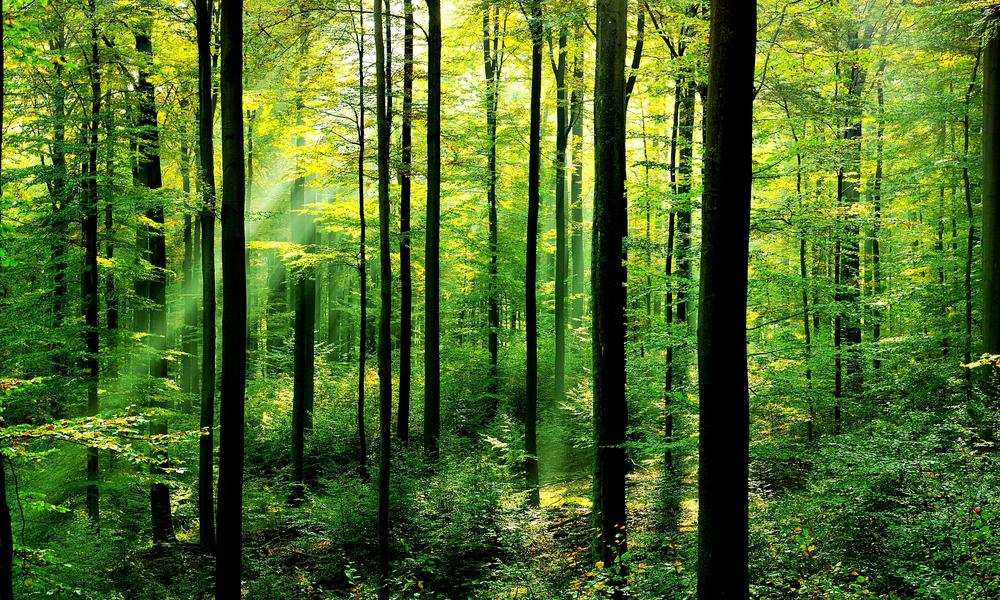
//> input picture Workshop 4/forest.jpg, 1000 x 600 px
$ ./Lab_4_-_2 forest.jpg   (built with g++ and OpenCV 4)
//> lines starting //> are read from the running program, lines starting //| are printed output that depends on the picture
/*
We, Mina Nashed, Eric Suarez, Mithilan Sivanesan declare that the attached assignment is our
own work in accordance with the Seneca Academic Policy.  We have not copied any part
of this assignment, manually or electronically, from any other source including web
sites, unless specified as references. We have not distributed our work to other students.
*/

#include <opencv2/opencv.hpp>

using namespace cv;

#define MIN_V 0
#define MAX_V 255

int main(int argc, char** argv) {

	//If no argumemts are passed
	if (argc != 2) {
		std::cout << "No argument for file name";
		return 0;
	}

	//Open imgae and save it in a Mat object
	Mat Img = imread(argv[1], -1);
//> Img is the input picture: 600 rows x 1000 cols, CV_8UC3; mean B, G, R 37.9, 107.8, 77.8
	Mat spImg = Mat::zeros(Img.size(), Img.type());//salt and pepper image
	Mat bImg = Mat::zeros(Img.size(), Img.type());//blurred image
	Mat dnImg = Mat::zeros(Img.size(), Img.type());//denoised medium filter image

	float prob, x, y;
	cv::RNG rng(0xFFFFFFFF); // Random Number Generator object with upper limit of 255


	if (Img.empty()) { //Check if picture isnt empty
		std::cout << "Couldnt open color img specified in arguments";
		return 1;
	}

	//Asking user for probability value and checking if between 0-1
	std::cout << "Please input a probabilty value of 1 or 0: ";
	std::cin >> prob;
//> the answer given: 0.5
	while (prob > 1 || prob < 0) {
		std::cout << "Incorrect Input: Please input a probabilty value of 1 or 0: ";
		std::cin >> prob;
	}

	//Apply salt and pepper noise with given probability
	for (int row = 0; row < Img.rows; row++) {
		for (int col = 0; col < Img.cols; col++) {
			x = rng.uniform(0.0f, 1.001f);//generate random number between 1 and 0
			y = rng.uniform(0.0f, 1.001f);//generate random number between 1 and 0

			if (x < prob) {//if x is less than probability add salt and pepper
				spImg.at<cv::Vec3b>(row, col)[0] = (int)(MIN_V + (y * (MAX_V - MIN_V)));
				spImg.at<cv::Vec3b>(row, col)[1] = (int)(MIN_V + (y * (MAX_V - MIN_V)));
				spImg.at<cv::Vec3b>(row, col)[2] = (int)(MIN_V + (y * (MAX_V - MIN_V)));
			}
			else {
				spImg.at<Vec3b>(row, col)[0] = Img.at<Vec3b>(row, col)[0];
				spImg.at<Vec3b>(row, col)[1] = Img.at<Vec3b>(row, col)[1];
				spImg.at<Vec3b>(row, col)[2] = Img.at<Vec3b>(row, col)[2];
			}
		}
	}
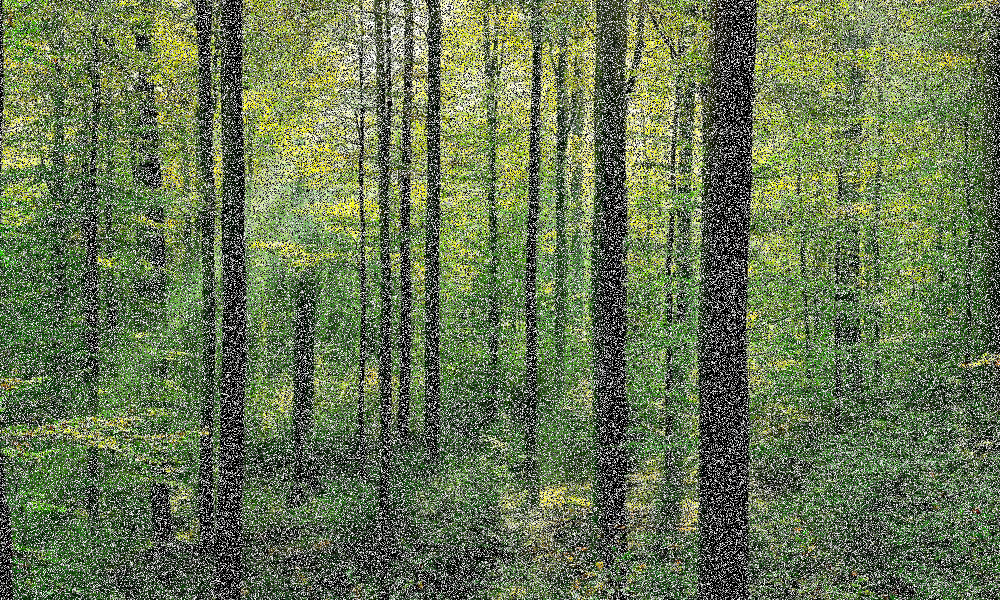
//> spImg: 600 rows x 1000 cols, CV_8UC3; mean B, G, R 82.4, 117.5, 102.4

	//Create a 3-3 grid o go over the spImg and divide the sum by 9 blurring the img
	Matx<float, 3, 3> myKernel = Matx<float, 3, 3>::all(1 / 9.0f);

	//Create blurred img by applying above created kernal to the spImg
	filter2D(spImg, bImg, CV_8U, myKernel);
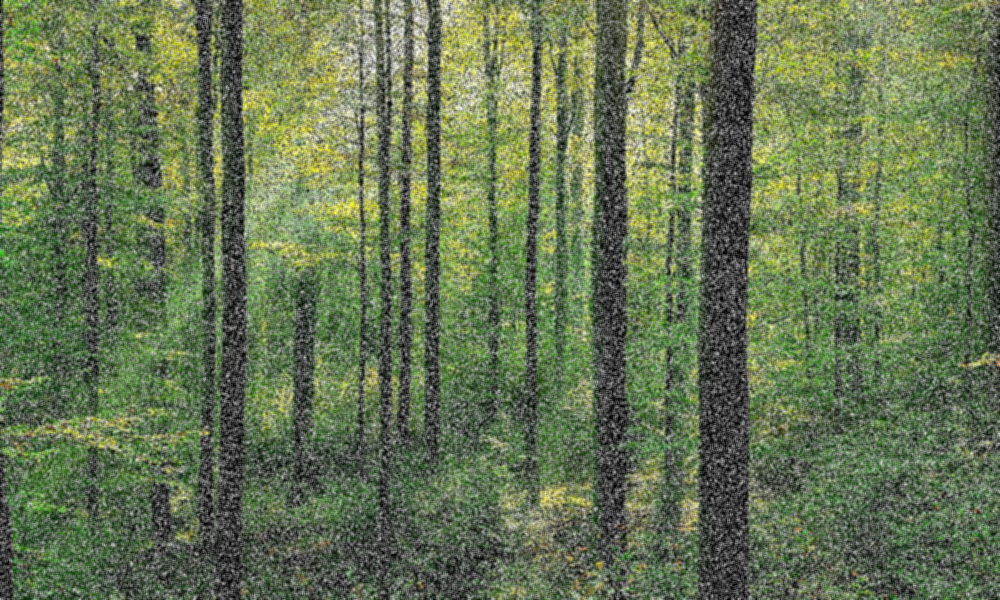
//> bImg: 600 rows x 1000 cols, CV_8UC3; mean B, G, R 82.4, 117.5, 102.4

	//De-noise the noisy image  using a medium filter
	medianBlur(spImg, dnImg,3);
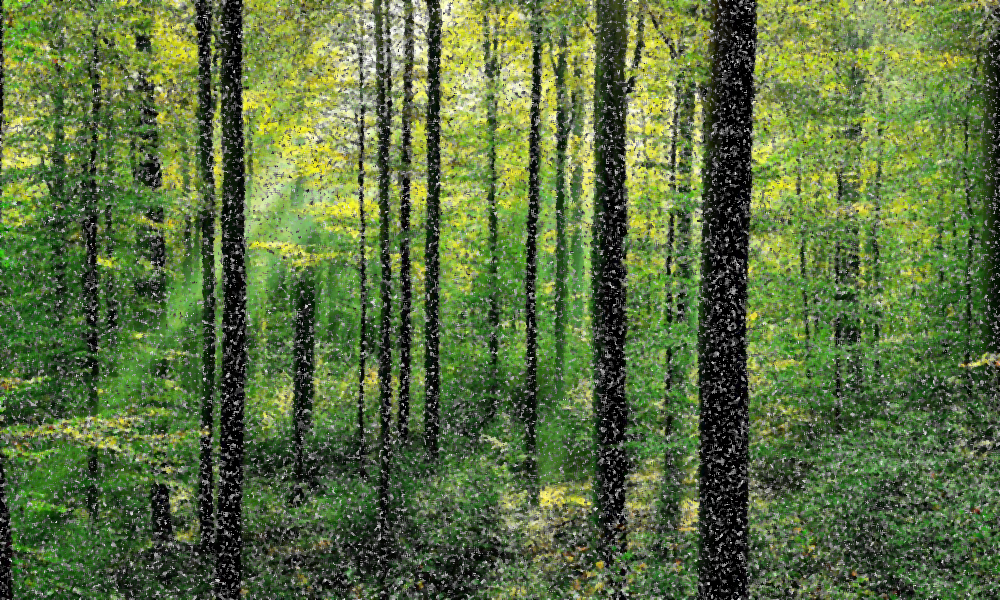
//> dnImg: 600 rows x 1000 cols, CV_8UC3; mean B, G, R 63.6, 112, 91.3

	//Display and Save Images
	namedWindow("Color Image", CV_WINDOW_AUTOSIZE);
	namedWindow("Salt and Pepper Image", CV_WINDOW_AUTOSIZE);
	namedWindow("Blurred Image", CV_WINDOW_AUTOSIZE);
	namedWindow("De-Noised Image", CV_WINDOW_AUTOSIZE);

	imshow("Color Image", Img);

	imshow("Salt and Pepper Image", spImg);
	imwrite("salt_pepper.jpg", spImg);

	imshow("Blurred Image", bImg);
	imwrite("blurred.jpg", bImg);

	imshow("De-Noised Image", dnImg);
	imwrite("denoised.jpg", dnImg);

	//Wait for any input and destroy windows
	waitKey(0);
	destroyAllWindows();

	return 0;
}
